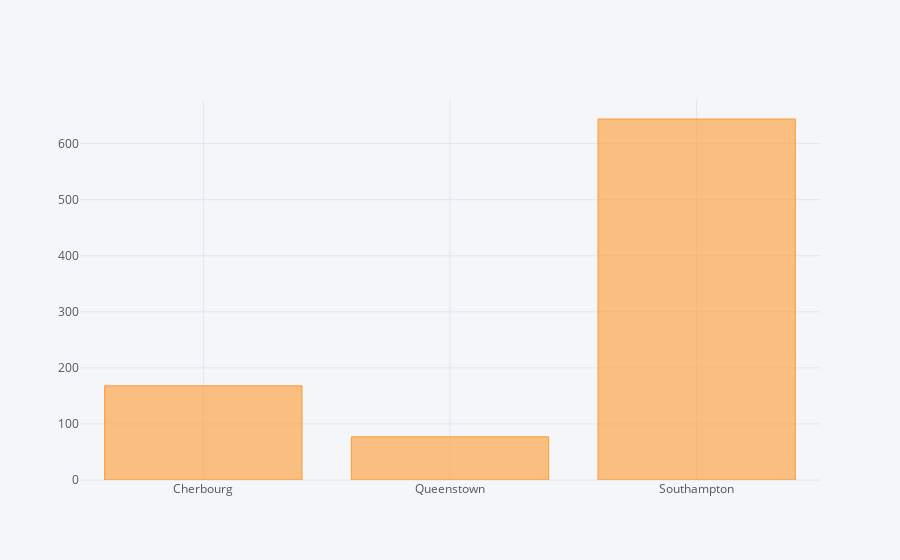

The notebook cell saved with this chart:
### Code cell
#Showing number of people boarded from different towns
titanic.groupby("embark_town").count()["embarked"].iplot(kind="bar")

### Figure 1 — Plotly figure (JSON) as saved in the notebook; plotly's stock layout.template omitted (floating-point values rounded to 4 significant figures)
{"data": [{"marker": {"color": "rgba(255, 153, 51, 0.6)", "line": {"color": "rgba(255, 153, 51, 1.0)", "width": 1}}, "name": "embarked", "orientation": "v", "text": "", "type": "bar", "uid": "b3efa9a3-1ed6-4918-8ad3-fe8c35e57c8b", "x": ["Cherbourg", "Queenstown", "Southampton"], "y": [168, 77, 644]}], "layout": {"legend": {"bgcolor": "#F5F6F9", "font": {"color": "#4D5663"}}, "paper_bgcolor": "#F5F6F9", "plot_bgcolor": "#F5F6F9", "title": {"font": {"color": "#4D5663"}}, "xaxis": {"gridcolor": "#E1E5ED", "showgrid": true, "tickfont": {"color": "#4D5663"}, "title": {"font": {"color": "#4D5663"}, "text": ""}, "zerolinecolor": "#E1E5ED"}, "yaxis": {"gridcolor": "#E1E5ED", "showgrid": true, "tickfont": {"color": "#4D5663"}, "title": {"font": {"color": "#4D5663"}, "text": ""}, "zerolinecolor": "#E1E5ED"}}}
